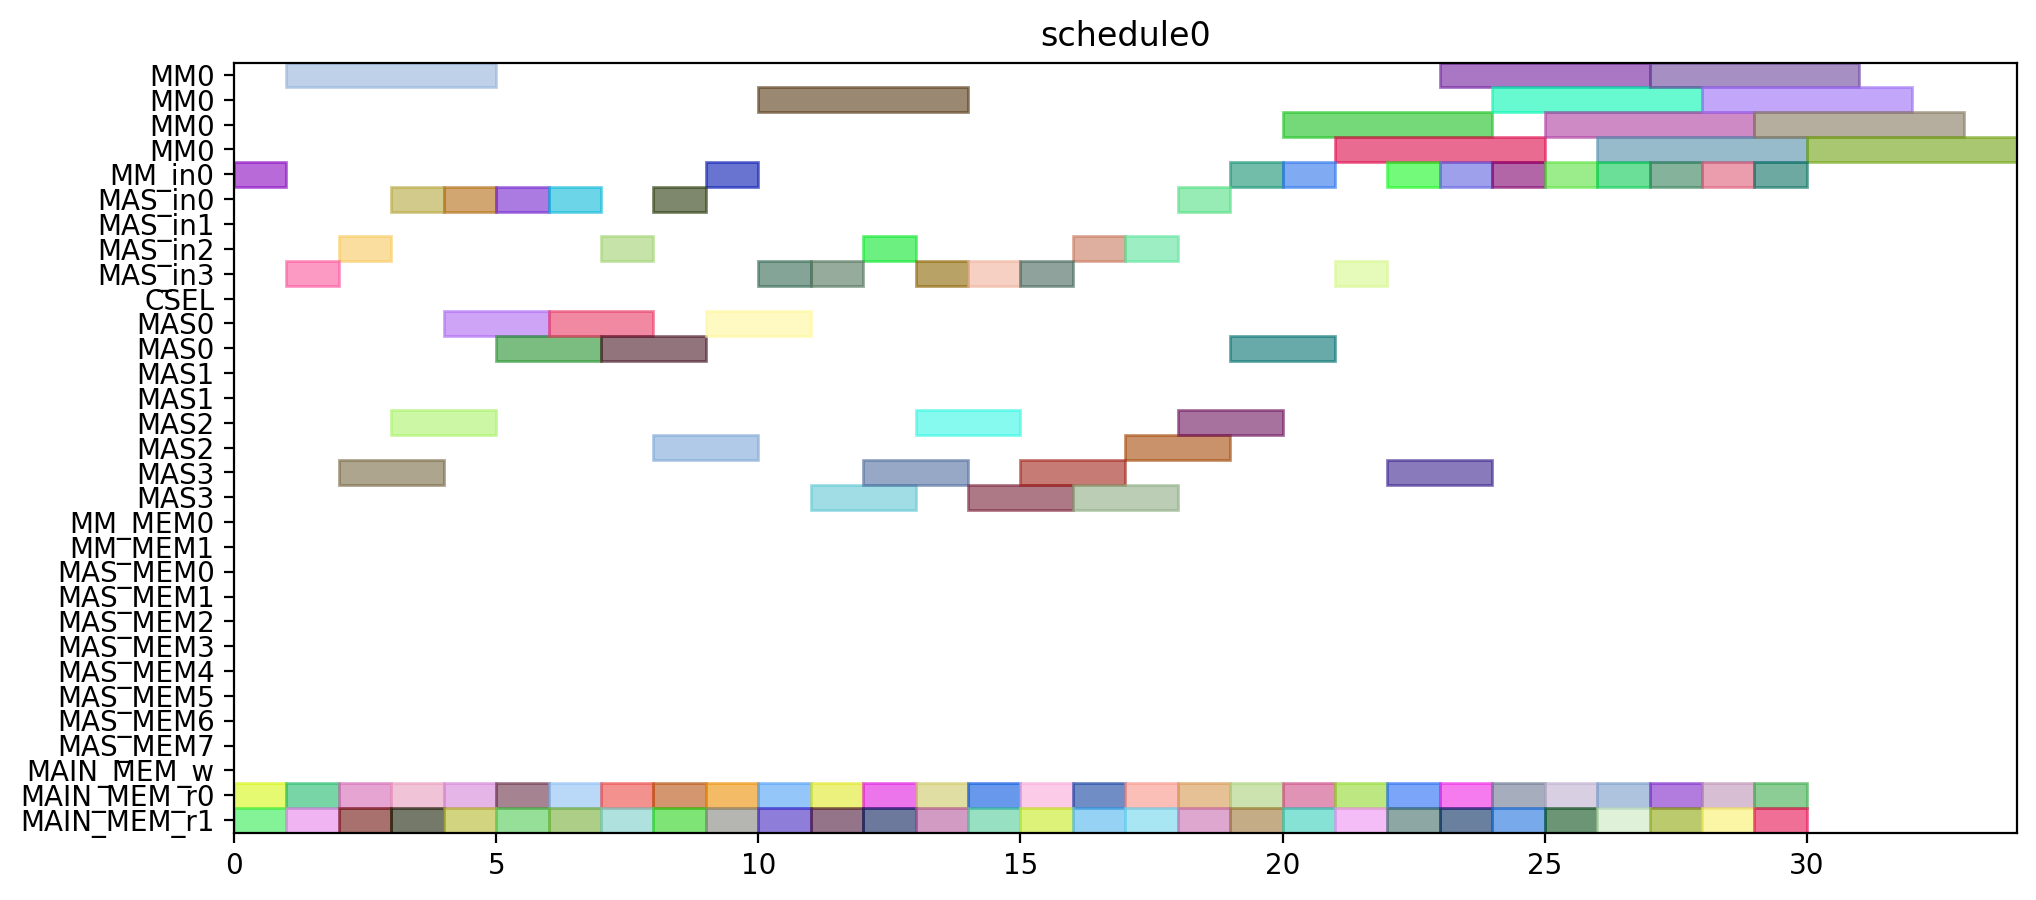

Write Python code to recreate this figure.
from pyschedule import Scenario, solvers, plotters, alt


def solve():
	horizon = 120
	S = Scenario("schedule0", horizon=horizon)

	# resource
	MM = S.Resources('MM', num=1, size=4)
	MM_in = S.Resources('MM_in', num=1)
	MAS_in = S.Resources('MAS_in', num=4)
	CSEL = S.Resource('CSEL')
	MAS = S.Resources('MAS', num=4, size=2, periods=range(1, horizon))
	MM_MEM = S.Resources('MM_MEM', num=2)
	MAS_MEM = S.Resources('MAS_MEM', num=8)
	MAIN_MEM_w = S.Resource('MAIN_MEM_w', size=1)
	MAIN_MEM_r = S.Resources('MAIN_MEM_r', num=2)

	# result of previous scheduling

	# new tasks
	T1_t0 = S.Task('T1_t0', length=2, delay_cost=1)
	T1_t0 += alt(MAS)
	T1_t0_in = S.Task('T1_t0_in', length=1, delay_cost=1)
	T1_t0_in += alt(MAS_in)
	S += T1_t0_in*MAS_in[0]<=T1_t0*MAS[0]

	S += T1_t0_in*MAS_in[1]<=T1_t0*MAS[1]

	S += T1_t0_in*MAS_in[2]<=T1_t0*MAS[2]

	S += T1_t0_in*MAS_in[3]<=T1_t0*MAS[3]

	T1_t0_mem0 = S.Task('T1_t0_mem0', length=1, delay_cost=1)
	T1_t0_mem0 += MAIN_MEM_r[0]
	S += T1_t0_mem0 <= T1_t0

	T1_t0_mem1 = S.Task('T1_t0_mem1', length=1, delay_cost=1)
	T1_t0_mem1 += MAIN_MEM_r[1]
	S += T1_t0_mem1 <= T1_t0

	T1_t1 = S.Task('T1_t1', length=2, delay_cost=1)
	T1_t1 += alt(MAS)
	T1_t1_in = S.Task('T1_t1_in', length=1, delay_cost=1)
	T1_t1_in += alt(MAS_in)
	S += T1_t1_in*MAS_in[0]<=T1_t1*MAS[0]

	S += T1_t1_in*MAS_in[1]<=T1_t1*MAS[1]

	S += T1_t1_in*MAS_in[2]<=T1_t1*MAS[2]

	S += T1_t1_in*MAS_in[3]<=T1_t1*MAS[3]

	T1_t1_mem0 = S.Task('T1_t1_mem0', length=1, delay_cost=1)
	T1_t1_mem0 += MAIN_MEM_r[0]
	S += T1_t1_mem0 <= T1_t1

	T1_t1_mem1 = S.Task('T1_t1_mem1', length=1, delay_cost=1)
	T1_t1_mem1 += MAIN_MEM_r[1]
	S += T1_t1_mem1 <= T1_t1

	T1_t3 = S.Task('T1_t3', length=4, delay_cost=1)
	T1_t3 += alt(MM)
	T1_t3_in = S.Task('T1_t3_in', length=1, delay_cost=1)
	T1_t3_in += alt(MM_in)
	S += T1_t3_in*MM_in[0]<=T1_t3*MM[0]
	T1_t3_mem0 = S.Task('T1_t3_mem0', length=1, delay_cost=1)
	T1_t3_mem0 += MAIN_MEM_r[0]
	S += T1_t3_mem0 <= T1_t3

	T1_t3_mem1 = S.Task('T1_t3_mem1', length=1, delay_cost=1)
	T1_t3_mem1 += MAIN_MEM_r[1]
	S += T1_t3_mem1 <= T1_t3

	T2_t0 = S.Task('T2_t0', length=4, delay_cost=1)
	T2_t0 += alt(MM)
	T2_t0_in = S.Task('T2_t0_in', length=1, delay_cost=1)
	T2_t0_in += alt(MM_in)
	S += T2_t0_in*MM_in[0]<=T2_t0*MM[0]
	T2_t0_mem0 = S.Task('T2_t0_mem0', length=1, delay_cost=1)
	T2_t0_mem0 += MAIN_MEM_r[0]
	S += T2_t0_mem0 <= T2_t0

	T2_t0_mem1 = S.Task('T2_t0_mem1', length=1, delay_cost=1)
	T2_t0_mem1 += MAIN_MEM_r[1]
	S += T2_t0_mem1 <= T2_t0

	T2_t1 = S.Task('T2_t1', length=4, delay_cost=1)
	T2_t1 += alt(MM)
	T2_t1_in = S.Task('T2_t1_in', length=1, delay_cost=1)
	T2_t1_in += alt(MM_in)
	S += T2_t1_in*MM_in[0]<=T2_t1*MM[0]
	T2_t1_mem0 = S.Task('T2_t1_mem0', length=1, delay_cost=1)
	T2_t1_mem0 += MAIN_MEM_r[0]
	S += T2_t1_mem0 <= T2_t1

	T2_t1_mem1 = S.Task('T2_t1_mem1', length=1, delay_cost=1)
	T2_t1_mem1 += MAIN_MEM_r[1]
	S += T2_t1_mem1 <= T2_t1

	T2_t2 = S.Task('T2_t2', length=2, delay_cost=1)
	T2_t2 += alt(MAS)
	T2_t2_in = S.Task('T2_t2_in', length=1, delay_cost=1)
	T2_t2_in += alt(MAS_in)
	S += T2_t2_in*MAS_in[0]<=T2_t2*MAS[0]

	S += T2_t2_in*MAS_in[1]<=T2_t2*MAS[1]

	S += T2_t2_in*MAS_in[2]<=T2_t2*MAS[2]

	S += T2_t2_in*MAS_in[3]<=T2_t2*MAS[3]

	T2_t2_mem0 = S.Task('T2_t2_mem0', length=1, delay_cost=1)
	T2_t2_mem0 += MAIN_MEM_r[0]
	S += T2_t2_mem0 <= T2_t2

	T2_t2_mem1 = S.Task('T2_t2_mem1', length=1, delay_cost=1)
	T2_t2_mem1 += MAIN_MEM_r[1]
	S += T2_t2_mem1 <= T2_t2

	T2_t3 = S.Task('T2_t3', length=2, delay_cost=1)
	T2_t3 += alt(MAS)
	T2_t3_in = S.Task('T2_t3_in', length=1, delay_cost=1)
	T2_t3_in += alt(MAS_in)
	S += T2_t3_in*MAS_in[0]<=T2_t3*MAS[0]

	S += T2_t3_in*MAS_in[1]<=T2_t3*MAS[1]

	S += T2_t3_in*MAS_in[2]<=T2_t3*MAS[2]

	S += T2_t3_in*MAS_in[3]<=T2_t3*MAS[3]

	T2_t3_mem0 = S.Task('T2_t3_mem0', length=1, delay_cost=1)
	T2_t3_mem0 += MAIN_MEM_r[0]
	S += T2_t3_mem0 <= T2_t3

	T2_t3_mem1 = S.Task('T2_t3_mem1', length=1, delay_cost=1)
	T2_t3_mem1 += MAIN_MEM_r[1]
	S += T2_t3_mem1 <= T2_t3

	T3_t0 = S.Task('T3_t0', length=4, delay_cost=1)
	T3_t0 += alt(MM)
	T3_t0_in = S.Task('T3_t0_in', length=1, delay_cost=1)
	T3_t0_in += alt(MM_in)
	S += T3_t0_in*MM_in[0]<=T3_t0*MM[0]
	T3_t0_mem0 = S.Task('T3_t0_mem0', length=1, delay_cost=1)
	T3_t0_mem0 += MAIN_MEM_r[0]
	S += T3_t0_mem0 <= T3_t0

	T3_t0_mem1 = S.Task('T3_t0_mem1', length=1, delay_cost=1)
	T3_t0_mem1 += MAIN_MEM_r[1]
	S += T3_t0_mem1 <= T3_t0

	T3_t1 = S.Task('T3_t1', length=4, delay_cost=1)
	T3_t1 += alt(MM)
	T3_t1_in = S.Task('T3_t1_in', length=1, delay_cost=1)
	T3_t1_in += alt(MM_in)
	S += T3_t1_in*MM_in[0]<=T3_t1*MM[0]
	T3_t1_mem0 = S.Task('T3_t1_mem0', length=1, delay_cost=1)
	T3_t1_mem0 += MAIN_MEM_r[0]
	S += T3_t1_mem0 <= T3_t1

	T3_t1_mem1 = S.Task('T3_t1_mem1', length=1, delay_cost=1)
	T3_t1_mem1 += MAIN_MEM_r[1]
	S += T3_t1_mem1 <= T3_t1

	T3_t2 = S.Task('T3_t2', length=2, delay_cost=1)
	T3_t2 += alt(MAS)
	T3_t2_in = S.Task('T3_t2_in', length=1, delay_cost=1)
	T3_t2_in += alt(MAS_in)
	S += T3_t2_in*MAS_in[0]<=T3_t2*MAS[0]

	S += T3_t2_in*MAS_in[1]<=T3_t2*MAS[1]

	S += T3_t2_in*MAS_in[2]<=T3_t2*MAS[2]

	S += T3_t2_in*MAS_in[3]<=T3_t2*MAS[3]

	T3_t2_mem0 = S.Task('T3_t2_mem0', length=1, delay_cost=1)
	T3_t2_mem0 += MAIN_MEM_r[0]
	S += T3_t2_mem0 <= T3_t2

	T3_t2_mem1 = S.Task('T3_t2_mem1', length=1, delay_cost=1)
	T3_t2_mem1 += MAIN_MEM_r[1]
	S += T3_t2_mem1 <= T3_t2

	T3_t3 = S.Task('T3_t3', length=2, delay_cost=1)
	T3_t3 += alt(MAS)
	T3_t3_in = S.Task('T3_t3_in', length=1, delay_cost=1)
	T3_t3_in += alt(MAS_in)
	S += T3_t3_in*MAS_in[0]<=T3_t3*MAS[0]

	S += T3_t3_in*MAS_in[1]<=T3_t3*MAS[1]

	S += T3_t3_in*MAS_in[2]<=T3_t3*MAS[2]

	S += T3_t3_in*MAS_in[3]<=T3_t3*MAS[3]

	T3_t3_mem0 = S.Task('T3_t3_mem0', length=1, delay_cost=1)
	T3_t3_mem0 += MAIN_MEM_r[0]
	S += T3_t3_mem0 <= T3_t3

	T3_t3_mem1 = S.Task('T3_t3_mem1', length=1, delay_cost=1)
	T3_t3_mem1 += MAIN_MEM_r[1]
	S += T3_t3_mem1 <= T3_t3

	T4_t0 = S.Task('T4_t0', length=4, delay_cost=1)
	T4_t0 += alt(MM)
	T4_t0_in = S.Task('T4_t0_in', length=1, delay_cost=1)
	T4_t0_in += alt(MM_in)
	S += T4_t0_in*MM_in[0]<=T4_t0*MM[0]
	T4_t0_mem0 = S.Task('T4_t0_mem0', length=1, delay_cost=1)
	T4_t0_mem0 += MAIN_MEM_r[0]
	S += T4_t0_mem0 <= T4_t0

	T4_t0_mem1 = S.Task('T4_t0_mem1', length=1, delay_cost=1)
	T4_t0_mem1 += MAIN_MEM_r[1]
	S += T4_t0_mem1 <= T4_t0

	T4_t1 = S.Task('T4_t1', length=4, delay_cost=1)
	T4_t1 += alt(MM)
	T4_t1_in = S.Task('T4_t1_in', length=1, delay_cost=1)
	T4_t1_in += alt(MM_in)
	S += T4_t1_in*MM_in[0]<=T4_t1*MM[0]
	T4_t1_mem0 = S.Task('T4_t1_mem0', length=1, delay_cost=1)
	T4_t1_mem0 += MAIN_MEM_r[0]
	S += T4_t1_mem0 <= T4_t1

	T4_t1_mem1 = S.Task('T4_t1_mem1', length=1, delay_cost=1)
	T4_t1_mem1 += MAIN_MEM_r[1]
	S += T4_t1_mem1 <= T4_t1

	T4_t2 = S.Task('T4_t2', length=2, delay_cost=1)
	T4_t2 += alt(MAS)
	T4_t2_in = S.Task('T4_t2_in', length=1, delay_cost=1)
	T4_t2_in += alt(MAS_in)
	S += T4_t2_in*MAS_in[0]<=T4_t2*MAS[0]

	S += T4_t2_in*MAS_in[1]<=T4_t2*MAS[1]

	S += T4_t2_in*MAS_in[2]<=T4_t2*MAS[2]

	S += T4_t2_in*MAS_in[3]<=T4_t2*MAS[3]

	T4_t2_mem0 = S.Task('T4_t2_mem0', length=1, delay_cost=1)
	T4_t2_mem0 += MAIN_MEM_r[0]
	S += T4_t2_mem0 <= T4_t2

	T4_t2_mem1 = S.Task('T4_t2_mem1', length=1, delay_cost=1)
	T4_t2_mem1 += MAIN_MEM_r[1]
	S += T4_t2_mem1 <= T4_t2

	T4_t3 = S.Task('T4_t3', length=2, delay_cost=1)
	T4_t3 += alt(MAS)
	T4_t3_in = S.Task('T4_t3_in', length=1, delay_cost=1)
	T4_t3_in += alt(MAS_in)
	S += T4_t3_in*MAS_in[0]<=T4_t3*MAS[0]

	S += T4_t3_in*MAS_in[1]<=T4_t3*MAS[1]

	S += T4_t3_in*MAS_in[2]<=T4_t3*MAS[2]

	S += T4_t3_in*MAS_in[3]<=T4_t3*MAS[3]

	T4_t3_mem0 = S.Task('T4_t3_mem0', length=1, delay_cost=1)
	T4_t3_mem0 += MAIN_MEM_r[0]
	S += T4_t3_mem0 <= T4_t3

	T4_t3_mem1 = S.Task('T4_t3_mem1', length=1, delay_cost=1)
	T4_t3_mem1 += MAIN_MEM_r[1]
	S += T4_t3_mem1 <= T4_t3

	T5_t0 = S.Task('T5_t0', length=2, delay_cost=1)
	T5_t0 += alt(MAS)
	T5_t0_in = S.Task('T5_t0_in', length=1, delay_cost=1)
	T5_t0_in += alt(MAS_in)
	S += T5_t0_in*MAS_in[0]<=T5_t0*MAS[0]

	S += T5_t0_in*MAS_in[1]<=T5_t0*MAS[1]

	S += T5_t0_in*MAS_in[2]<=T5_t0*MAS[2]

	S += T5_t0_in*MAS_in[3]<=T5_t0*MAS[3]

	T5_t0_mem0 = S.Task('T5_t0_mem0', length=1, delay_cost=1)
	T5_t0_mem0 += MAIN_MEM_r[0]
	S += T5_t0_mem0 <= T5_t0

	T5_t0_mem1 = S.Task('T5_t0_mem1', length=1, delay_cost=1)
	T5_t0_mem1 += MAIN_MEM_r[1]
	S += T5_t0_mem1 <= T5_t0

	T5_t1 = S.Task('T5_t1', length=2, delay_cost=1)
	T5_t1 += alt(MAS)
	T5_t1_in = S.Task('T5_t1_in', length=1, delay_cost=1)
	T5_t1_in += alt(MAS_in)
	S += T5_t1_in*MAS_in[0]<=T5_t1*MAS[0]

	S += T5_t1_in*MAS_in[1]<=T5_t1*MAS[1]

	S += T5_t1_in*MAS_in[2]<=T5_t1*MAS[2]

	S += T5_t1_in*MAS_in[3]<=T5_t1*MAS[3]

	T5_t1_mem0 = S.Task('T5_t1_mem0', length=1, delay_cost=1)
	T5_t1_mem0 += MAIN_MEM_r[0]
	S += T5_t1_mem0 <= T5_t1

	T5_t1_mem1 = S.Task('T5_t1_mem1', length=1, delay_cost=1)
	T5_t1_mem1 += MAIN_MEM_r[1]
	S += T5_t1_mem1 <= T5_t1

	T5_t3 = S.Task('T5_t3', length=4, delay_cost=1)
	T5_t3 += alt(MM)
	T5_t3_in = S.Task('T5_t3_in', length=1, delay_cost=1)
	T5_t3_in += alt(MM_in)
	S += T5_t3_in*MM_in[0]<=T5_t3*MM[0]
	T5_t3_mem0 = S.Task('T5_t3_mem0', length=1, delay_cost=1)
	T5_t3_mem0 += MAIN_MEM_r[0]
	S += T5_t3_mem0 <= T5_t3

	T5_t3_mem1 = S.Task('T5_t3_mem1', length=1, delay_cost=1)
	T5_t3_mem1 += MAIN_MEM_r[1]
	S += T5_t3_mem1 <= T5_t3

	T6_t0 = S.Task('T6_t0', length=4, delay_cost=1)
	T6_t0 += alt(MM)
	T6_t0_in = S.Task('T6_t0_in', length=1, delay_cost=1)
	T6_t0_in += alt(MM_in)
	S += T6_t0_in*MM_in[0]<=T6_t0*MM[0]
	T6_t0_mem0 = S.Task('T6_t0_mem0', length=1, delay_cost=1)
	T6_t0_mem0 += MAIN_MEM_r[0]
	S += T6_t0_mem0 <= T6_t0

	T6_t0_mem1 = S.Task('T6_t0_mem1', length=1, delay_cost=1)
	T6_t0_mem1 += MAIN_MEM_r[1]
	S += T6_t0_mem1 <= T6_t0

	T6_t1 = S.Task('T6_t1', length=4, delay_cost=1)
	T6_t1 += alt(MM)
	T6_t1_in = S.Task('T6_t1_in', length=1, delay_cost=1)
	T6_t1_in += alt(MM_in)
	S += T6_t1_in*MM_in[0]<=T6_t1*MM[0]
	T6_t1_mem0 = S.Task('T6_t1_mem0', length=1, delay_cost=1)
	T6_t1_mem0 += MAIN_MEM_r[0]
	S += T6_t1_mem0 <= T6_t1

	T6_t1_mem1 = S.Task('T6_t1_mem1', length=1, delay_cost=1)
	T6_t1_mem1 += MAIN_MEM_r[1]
	S += T6_t1_mem1 <= T6_t1

	T6_t2 = S.Task('T6_t2', length=2, delay_cost=1)
	T6_t2 += alt(MAS)
	T6_t2_in = S.Task('T6_t2_in', length=1, delay_cost=1)
	T6_t2_in += alt(MAS_in)
	S += T6_t2_in*MAS_in[0]<=T6_t2*MAS[0]

	S += T6_t2_in*MAS_in[1]<=T6_t2*MAS[1]

	S += T6_t2_in*MAS_in[2]<=T6_t2*MAS[2]

	S += T6_t2_in*MAS_in[3]<=T6_t2*MAS[3]

	T6_t2_mem0 = S.Task('T6_t2_mem0', length=1, delay_cost=1)
	T6_t2_mem0 += MAIN_MEM_r[0]
	S += T6_t2_mem0 <= T6_t2

	T6_t2_mem1 = S.Task('T6_t2_mem1', length=1, delay_cost=1)
	T6_t2_mem1 += MAIN_MEM_r[1]
	S += T6_t2_mem1 <= T6_t2

	T6_t3 = S.Task('T6_t3', length=2, delay_cost=1)
	T6_t3 += alt(MAS)
	T6_t3_in = S.Task('T6_t3_in', length=1, delay_cost=1)
	T6_t3_in += alt(MAS_in)
	S += T6_t3_in*MAS_in[0]<=T6_t3*MAS[0]

	S += T6_t3_in*MAS_in[1]<=T6_t3*MAS[1]

	S += T6_t3_in*MAS_in[2]<=T6_t3*MAS[2]

	S += T6_t3_in*MAS_in[3]<=T6_t3*MAS[3]

	T6_t3_mem0 = S.Task('T6_t3_mem0', length=1, delay_cost=1)
	T6_t3_mem0 += MAIN_MEM_r[0]
	S += T6_t3_mem0 <= T6_t3

	T6_t3_mem1 = S.Task('T6_t3_mem1', length=1, delay_cost=1)
	T6_t3_mem1 += MAIN_MEM_r[1]
	S += T6_t3_mem1 <= T6_t3

	T7_t0 = S.Task('T7_t0', length=4, delay_cost=1)
	T7_t0 += alt(MM)
	T7_t0_in = S.Task('T7_t0_in', length=1, delay_cost=1)
	T7_t0_in += alt(MM_in)
	S += T7_t0_in*MM_in[0]<=T7_t0*MM[0]
	T7_t0_mem0 = S.Task('T7_t0_mem0', length=1, delay_cost=1)
	T7_t0_mem0 += MAIN_MEM_r[0]
	S += T7_t0_mem0 <= T7_t0

	T7_t0_mem1 = S.Task('T7_t0_mem1', length=1, delay_cost=1)
	T7_t0_mem1 += MAIN_MEM_r[1]
	S += T7_t0_mem1 <= T7_t0

	T7_t1 = S.Task('T7_t1', length=4, delay_cost=1)
	T7_t1 += alt(MM)
	T7_t1_in = S.Task('T7_t1_in', length=1, delay_cost=1)
	T7_t1_in += alt(MM_in)
	S += T7_t1_in*MM_in[0]<=T7_t1*MM[0]
	T7_t1_mem0 = S.Task('T7_t1_mem0', length=1, delay_cost=1)
	T7_t1_mem0 += MAIN_MEM_r[0]
	S += T7_t1_mem0 <= T7_t1

	T7_t1_mem1 = S.Task('T7_t1_mem1', length=1, delay_cost=1)
	T7_t1_mem1 += MAIN_MEM_r[1]
	S += T7_t1_mem1 <= T7_t1

	T7_t2 = S.Task('T7_t2', length=2, delay_cost=1)
	T7_t2 += alt(MAS)
	T7_t2_in = S.Task('T7_t2_in', length=1, delay_cost=1)
	T7_t2_in += alt(MAS_in)
	S += T7_t2_in*MAS_in[0]<=T7_t2*MAS[0]

	S += T7_t2_in*MAS_in[1]<=T7_t2*MAS[1]

	S += T7_t2_in*MAS_in[2]<=T7_t2*MAS[2]

	S += T7_t2_in*MAS_in[3]<=T7_t2*MAS[3]

	T7_t2_mem0 = S.Task('T7_t2_mem0', length=1, delay_cost=1)
	T7_t2_mem0 += MAIN_MEM_r[0]
	S += T7_t2_mem0 <= T7_t2

	T7_t2_mem1 = S.Task('T7_t2_mem1', length=1, delay_cost=1)
	T7_t2_mem1 += MAIN_MEM_r[1]
	S += T7_t2_mem1 <= T7_t2

	T7_t3 = S.Task('T7_t3', length=2, delay_cost=1)
	T7_t3 += alt(MAS)
	T7_t3_in = S.Task('T7_t3_in', length=1, delay_cost=1)
	T7_t3_in += alt(MAS_in)
	S += T7_t3_in*MAS_in[0]<=T7_t3*MAS[0]

	S += T7_t3_in*MAS_in[1]<=T7_t3*MAS[1]

	S += T7_t3_in*MAS_in[2]<=T7_t3*MAS[2]

	S += T7_t3_in*MAS_in[3]<=T7_t3*MAS[3]

	T7_t3_mem0 = S.Task('T7_t3_mem0', length=1, delay_cost=1)
	T7_t3_mem0 += MAIN_MEM_r[0]
	S += T7_t3_mem0 <= T7_t3

	T7_t3_mem1 = S.Task('T7_t3_mem1', length=1, delay_cost=1)
	T7_t3_mem1 += MAIN_MEM_r[1]
	S += T7_t3_mem1 <= T7_t3

	T8_t2 = S.Task('T8_t2', length=2, delay_cost=1)
	T8_t2 += alt(MAS)
	T8_t2_in = S.Task('T8_t2_in', length=1, delay_cost=1)
	T8_t2_in += alt(MAS_in)
	S += T8_t2_in*MAS_in[0]<=T8_t2*MAS[0]

	S += T8_t2_in*MAS_in[1]<=T8_t2*MAS[1]

	S += T8_t2_in*MAS_in[2]<=T8_t2*MAS[2]

	S += T8_t2_in*MAS_in[3]<=T8_t2*MAS[3]

	T8_t2_mem0 = S.Task('T8_t2_mem0', length=1, delay_cost=1)
	T8_t2_mem0 += MAIN_MEM_r[0]
	S += T8_t2_mem0 <= T8_t2

	T8_t2_mem1 = S.Task('T8_t2_mem1', length=1, delay_cost=1)
	T8_t2_mem1 += MAIN_MEM_r[1]
	S += T8_t2_mem1 <= T8_t2

	T9_t2 = S.Task('T9_t2', length=2, delay_cost=1)
	T9_t2 += alt(MAS)
	T9_t2_in = S.Task('T9_t2_in', length=1, delay_cost=1)
	T9_t2_in += alt(MAS_in)
	S += T9_t2_in*MAS_in[0]<=T9_t2*MAS[0]

	S += T9_t2_in*MAS_in[1]<=T9_t2*MAS[1]

	S += T9_t2_in*MAS_in[2]<=T9_t2*MAS[2]

	S += T9_t2_in*MAS_in[3]<=T9_t2*MAS[3]

	T9_t2_mem0 = S.Task('T9_t2_mem0', length=1, delay_cost=1)
	T9_t2_mem0 += MAIN_MEM_r[0]
	S += T9_t2_mem0 <= T9_t2

	T9_t2_mem1 = S.Task('T9_t2_mem1', length=1, delay_cost=1)
	T9_t2_mem1 += MAIN_MEM_r[1]
	S += T9_t2_mem1 <= T9_t2

	T10_t2 = S.Task('T10_t2', length=2, delay_cost=1)
	T10_t2 += alt(MAS)
	T10_t2_in = S.Task('T10_t2_in', length=1, delay_cost=1)
	T10_t2_in += alt(MAS_in)
	S += T10_t2_in*MAS_in[0]<=T10_t2*MAS[0]

	S += T10_t2_in*MAS_in[1]<=T10_t2*MAS[1]

	S += T10_t2_in*MAS_in[2]<=T10_t2*MAS[2]

	S += T10_t2_in*MAS_in[3]<=T10_t2*MAS[3]

	T10_t2_mem0 = S.Task('T10_t2_mem0', length=1, delay_cost=1)
	T10_t2_mem0 += MAIN_MEM_r[0]
	S += T10_t2_mem0 <= T10_t2

	T10_t2_mem1 = S.Task('T10_t2_mem1', length=1, delay_cost=1)
	T10_t2_mem1 += MAIN_MEM_r[1]
	S += T10_t2_mem1 <= T10_t2

	T11_t2 = S.Task('T11_t2', length=2, delay_cost=1)
	T11_t2 += alt(MAS)
	T11_t2_in = S.Task('T11_t2_in', length=1, delay_cost=1)
	T11_t2_in += alt(MAS_in)
	S += T11_t2_in*MAS_in[0]<=T11_t2*MAS[0]

	S += T11_t2_in*MAS_in[1]<=T11_t2*MAS[1]

	S += T11_t2_in*MAS_in[2]<=T11_t2*MAS[2]

	S += T11_t2_in*MAS_in[3]<=T11_t2*MAS[3]

	T11_t2_mem0 = S.Task('T11_t2_mem0', length=1, delay_cost=1)
	T11_t2_mem0 += MAIN_MEM_r[0]
	S += T11_t2_mem0 <= T11_t2

	T11_t2_mem1 = S.Task('T11_t2_mem1', length=1, delay_cost=1)
	T11_t2_mem1 += MAIN_MEM_r[1]
	S += T11_t2_mem1 <= T11_t2

	solvers.mip.solve(S,msg=1,kind='CPLEX',ratio_gap=1.01)

	solution = [['hoge']*len(S.solution()[1]) for i in range(len(S.solution()))]
	for i in range(len(S.solution())):
		for j in range(len(S.solution()[i])):
			solution[i][j]=str(S.solution()[i][j])
	print(solution)

	cycles = int(solution[-1][3])

	pic_file_name = "/home/mfukuda/ABE/multiRAM_multiMAS_16mux/scheduling_result/stage4MM1_stage2MAS4/EP2_LADDERMUL/schedule0.png"
	if(S.solution() != []):
		plotters.matplotlib.plot(S,img_filename=pic_file_name, show_task_labels=False, fig_size=(cycles*0.25+3, 5))

	return solution
